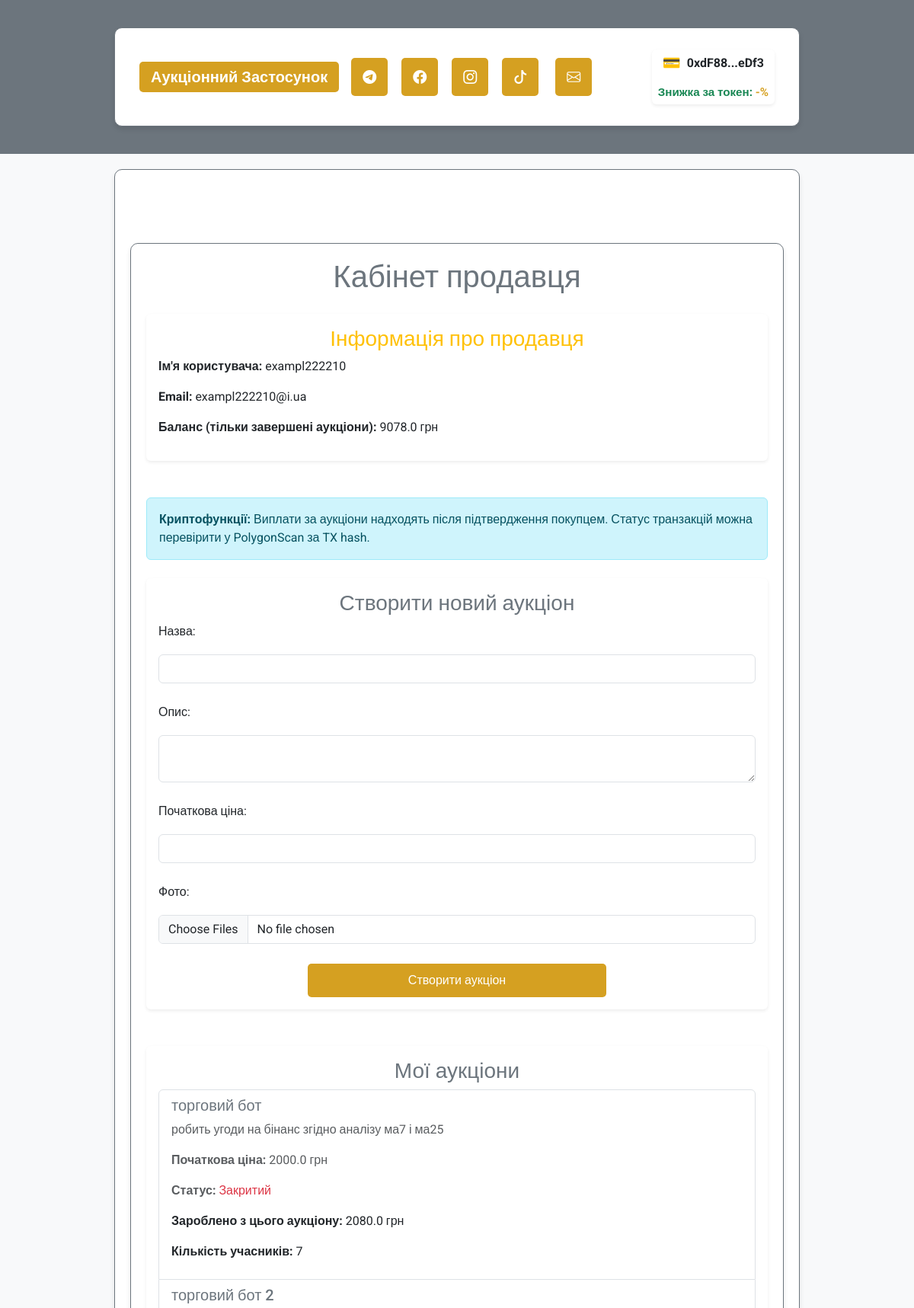
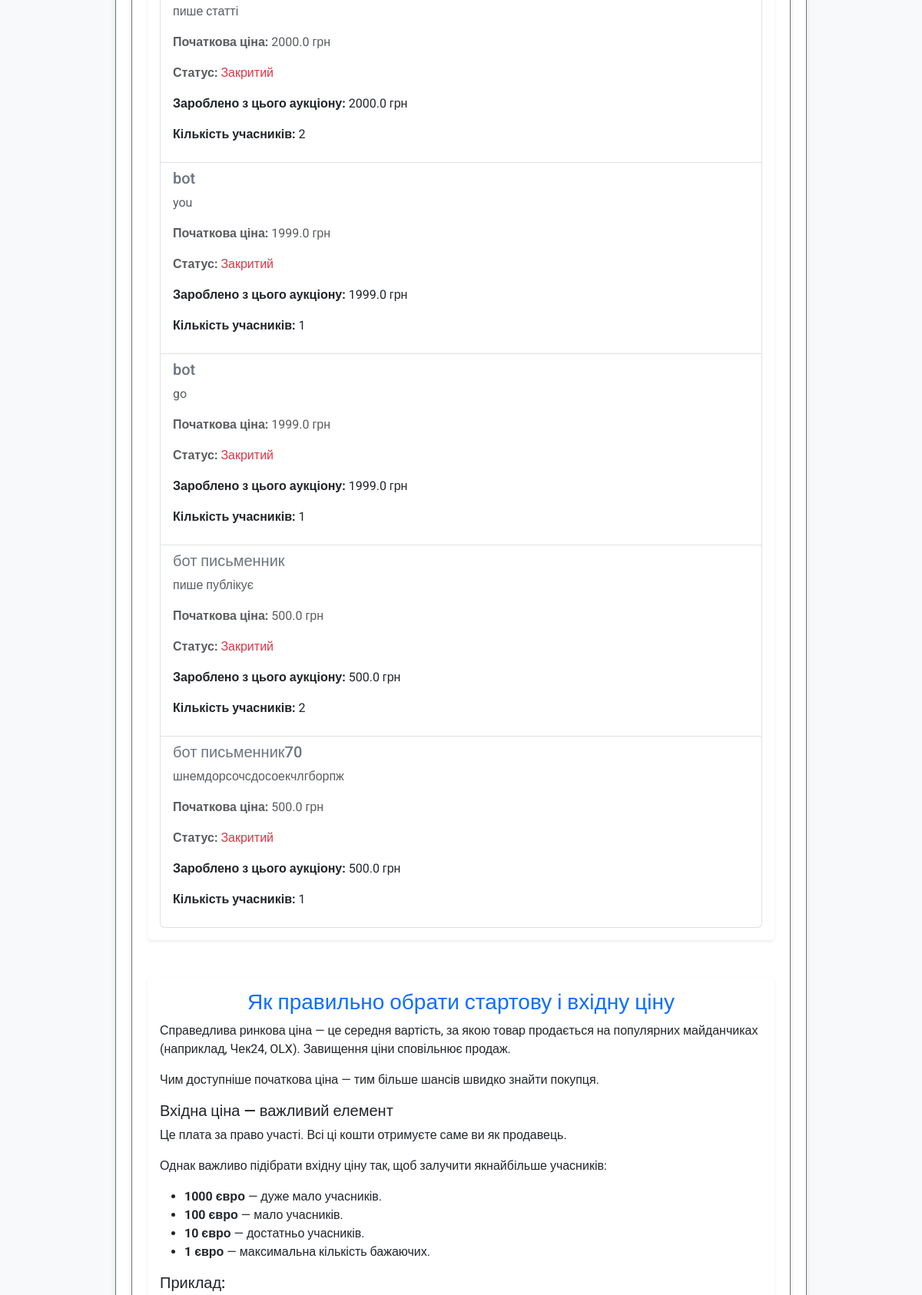
The app's page /user/seller/exampl222210@i.ua (signed in, upper part) with its own data (2 pictures, top to bottom).
### auction7-main/app/models/user.py (models this page shows, shortened)
class User(UserMixin, db.Model):
    __tablename__ = 'users'
    id = db.Column(db.Integer, primary_key=True)
    username = db.Column(db.String(80), nullable=False, unique=True)
    email = db.Column(db.String(120), nullable=False, unique=True)
    password_hash = db.Column(db.String(128), nullable=False)
    balance = db.Column(db.Float, default=0.0)
    platform_balance = db.Column(db.Float, default=0.0)  # Баланс платформи
    user_type = db.Column(db.String(10), nullable=False)  # "buyer", "seller", "admin"
    is_admin = db.Column(db.Boolean, default=False)  # Поле для адміністратора
    wallet_address = db.Column(db.String(42), nullable=True)  # Адреса криптогаманця
    auctions_created = db.relationship('Auction', foreign_keys='Auction.seller_id', backref='seller', lazy=True)
    auctions_won = db.relationship('Auction', foreign_keys='Auction.winner_id', backref='winner', lazy=True)
    auction_participations = db.relationship('AuctionParticipant', back_populates='user', lazy=True)

### auction7-main/app/models/auction.py (models this page shows, shortened)
class Auction(db.Model):
    __tablename__ = 'auctions'
    id = db.Column(db.Integer, primary_key=True)
    title = db.Column(db.String(255), nullable=False)
    description = db.Column(db.Text, nullable=False)
    starting_price = db.Column(db.Float, nullable=False)
    current_price = db.Column(db.Float, nullable=False)
    seller_id = db.Column(db.Integer, db.ForeignKey('users.id'), nullable=False)
    total_participants = db.Column(db.Integer, default=0, nullable=False)
    is_active = db.Column(db.Boolean, default=True, nullable=False)
    winner_id = db.Column(db.Integer, db.ForeignKey('users.id'), nullable=True)
    total_earnings = db.Column(db.Float, default=0.0, nullable=False)
    created_at = db.Column(db.DateTime, default=db.func.now(), nullable=False)
    updated_at = db.Column(db.DateTime, default=db.func.now(), onupdate=db.func.now(), nullable=False)
    photos = db.Column(JSON, default=list)  # Поле для зберігання шляхів до фото у форматі JSON
    is_confirmed = db.Column(db.Boolean, default=False, nullable=False)  # Чи підтверджено отримання товару
    participants = relationship(
        'AuctionParticipant', back_populates='auction', cascade='all, delete-orphan', lazy='dynamic'
    )

### auction7-main/app/routes/user_routes.py (the view)
@user_bp.route('/seller/<string:email>', methods=['GET'])
@login_required
def seller_dashboard(email):
    if current_user.email != email:
        flash("Неавторизований доступ", 'error')
        return redirect(url_for('auth.login'))
    user = User.query.filter_by(email=email).first()
    if not user:
        flash("Користувача не знайдено", 'error')
        return redirect(url_for('auth.login'))
    all_auctions = Auction.query.filter_by(seller_id=user.id).all()
    completed_auctions = [
        {
            'title': auction.title,
            'description': auction.description,
            'starting_price': auction.starting_price,
            'status': 'Закритий' if not auction.is_active else 'Активний',
            'total_earnings': round(auction.total_participants * auction.starting_price * 0.01 + auction.current_price, 2),
            'total_participants': auction.total_participants
        }
        for auction in all_auctions if not auction.is_active
    ]
    balance_from_completed = sum(
        auction['total_earnings'] for auction in completed_auctions
    )
    return render_template(
        'users/seller_dashboard.html',
        user=user,
        auctions=completed_auctions,
        balance_from_completed=balance_from_completed
    )

### auction7-main/app/templates/users/seller_dashboard.html (shortened to what this page needs)
{% extends "base.html" %}
{% block content %}
<div class="container my-5">
    <div class="text-center mb-4">
        <h1 class="text-secondary">Кабінет продавця</h1>
    </div>
    <div class="card shadow-sm border-0 mb-5">
        <div class="card-body">
            <h3 class="card-title text-warning">Інформація про продавця</h3>
            <p><strong>Ім'я користувача:</strong> {{ user.username }}</p>
            <p><strong>Email:</strong> {{ user.email }}</p>
            <p><strong>Баланс (тільки завершені аукціони):</strong> {{ balance_from_completed | round(2) }} грн</p>
        </div>
    </div>
    <div class="alert alert-info mb-4">
        <b>Криптофункції:</b> Виплати за аукціони надходять після підтвердження покупцем. Статус транзакцій можна перевірити у PolygonScan за TX hash.
    </div>
    <div class="card shadow-sm border-0 mb-5">
        <div class="card-body">
            <h3 class="card-title text-secondary">Створити новий аукціон</h3>
            <form action="/auction/create" method="POST" enctype="multipart/form-data" class="row g-3">
                <div class="col-12">
                    <label for="title" class="form-label">Назва:</label>
                    <input type="text" id="title" name="title" class="form-control" required>
                </div>
                <div class="col-12">
                    <label for="description" class="form-label">Опис:</label>
                    <textarea id="description" name="description" class="form-control" required></textarea>
                </div>
                <div class="col-12">
                    <label for="starting_price" class="form-label">Початкова ціна:</label>
                    <input type="number" id="starting_price" name="starting_price" class="form-control" required>
                </div>
                <div class="col-12">
                    <label for="photos" class="form-label">Фото:</label>
                    <input type="file" id="photos" name="photos" class="form-control" multiple accept="image/*">
                </div>
                <div class="col-12 text-center">
                    <button type="submit" class="btn btn-warning w-50">Створити аукціон</button>
                </div>
            </form>
        </div>
    </div>
    <div class="card shadow-sm border-0 mb-5">
        <div class="card-body">
            <h3 class="card-title text-secondary">Мої аукціони</h3>
            {% if auctions %}
            <ul class="list-group">
                {% for auction in auctions %}
                <li class="list-group-item d-flex justify-content-between align-items-start">
                    <div>
                        <h5 class="text-secondary">{{ auction.title }}</h5>
                        <p class="text-muted">{{ auction.description }}</p>
                        <p class="text-muted"><strong>Початкова ціна:</strong> {{ auction.starting_price }} грн</p>
                        <p class="text-muted"><strong>Статус:</strong>
                            <span class="{{ 'text-success' if auction.is_active else 'text-danger' }}">
                                {{ 'Активний' if auction.is_active else 'Закритий' }}
                            </span>
                        </p>
                        {% if not auction.is_active %}
                        <p><strong>Зароблено з цього аукціону:</strong> {{ auction.total_earnings | round(2) }} грн</p>
                        <p><strong>Кількість учасників:</strong> {{ auction.total_participants }}</p>
                        {% endif %}
                    </div>
                </li>
                {% endfor %}
            </ul>
            {% else %}
            <p class="text-muted text-center">У вас ще немає створених аукціонів.</p>
            {% endif %}
        </div>
    </div>
    <div class="card shadow-sm border-0 mt-5">
        <div class="card-body">
            <h3 class="card-title text-primary">Як правильно обрати стартову і вхідну ціну</h3>
            <p>Справедлива ринкова ціна — це середня вартість, за якою товар продається на популярних майданчиках (наприклад, Чек24, OLX). Завищення ціни сповільнює продаж.</p>
            <p>Чим доступніше початкова ціна — тим більше шансів швидко знайти покупця.</p>
            <h5>Вхідна ціна — важливий елемент</h5>
            <p>Це плата за право участі. Всі ці кошти отримуєте саме ви як продавець.</p>
            <p>Однак важливо підібрати вхідну ціну так, щоб залучити якнайбільше учасників:</p>
            <ul>
                <li><b>1000 євро</b> — дуже мало учасників.</li>
                <li><b>100 євро</b> — мало учасників.</li>
                <li><b>10 євро</b> — достатньо учасників.</li>
                <li><b>1 євро</b> — максимальна кількість бажаючих.</li>
            </ul>
            <h5>Приклад:</h5>
        </div>
    </div>
</div>
{% endblock %}

### auction7-main/app/templates/base.html (shortened to what this page needs)
<!DOCTYPE html>
<html lang="uk">
<head>
    <link href="https://cdn.jsdelivr.net/npm/bootstrap@5.3.0/dist/css/bootstrap.min.css" rel="stylesheet">
    <link rel="stylesheet" href="https://cdn.jsdelivr.net/npm/bootstrap-icons@1.11.1/font/bootstrap-icons.css">
    <link rel="stylesheet" href="{{ url_for('static', filename='css/custom.css') }}">
</head>
<body class="bg-light text-dark" style="font-family: 'Roboto', sans-serif;">
    <header class="bg-secondary text-white py-3">
        <div class="container">
            <nav class="navbar navbar-expand-lg navbar-dark">
                <div class="container-fluid">
                    <a class="navbar-brand fw-bold" href="/">Аукціонний Застосунок</a>
                    <div class="d-flex align-items-center w-100 justify-content-between">
                        <div class="d-flex gap-2 align-items-center">
                            <a href="https://t.me/your_channel" class="text-white fs-5" title="Telegram" target="_blank">
                                <i class="bi bi-telegram" style="font-size:18px;"></i>
                            </a>
                            <a href="https://facebook.com/your_page" class="text-white fs-5" title="Facebook" target="_blank">
                                <i class="bi bi-facebook" style="font-size:18px;"></i>
                            </a>
                            <a href="https://instagram.com/your_page" class="text-white fs-5" title="Instagram" target="_blank">
                                <i class="bi bi-instagram" style="font-size:18px;"></i>
                            </a>
                            <a href="https://tiktok.com/@your_page" class="text-white fs-5" title="TikTok" target="_blank">
                                <i class="bi bi-tiktok" style="font-size:18px;"></i>
                            </a>
                            <a href="mailto:info@yourdomain.com" class="text-white fs-5 ms-1" title="Пошта">
                                <i class="bi bi-envelope" style="font-size:18px;"></i>
                            </a>
                        </div>
                        <div class="d-flex align-items-center ms-3">
                            {% if current_user.is_authenticated %}
                                {% if current_user.wallet_address %}
                                    <div class="wallet-widget d-flex align-items-center bg-white px-2 py-1 rounded shadow-sm" style="gap: 8px; flex-direction: column; align-items: flex-start;">
                                        <div class="d-flex align-items-center" style="gap: 8px;">
                                            <span style="font-size: 1.2em; color: #28a745;">&#128179;</span>
                                            <span id="wallet-address-short" class="fw-bold text-dark" style="cursor:pointer;" title="Скопіювати адресу">
                                                {{ current_user.wallet_address[:6] }}...{{ current_user.wallet_address[-4:] }}
                                            </span>
                                        </div>
                                        {% if user_discount is not none %}
                                            <div class="small text-success fw-bold mt-1" style="font-size: 0.95em;">
                                                Знижка за токен: <span style="color:#d5a021;">-{{ user_discount }}%</span>
                                            </div>
                                        {% endif %}
                                    </div>
                                {% else %}
                                    <button onclick="connectWallet()" class="btn btn-outline-warning btn-sm ms-2">Підключити гаманець &#128179;</button>
                                {% endif %}
                            {% endif %}
                        </div>
                    </div>
                </div>
            </nav>
        </div>
    </header>
    <main class="container py-5">
        {% block content %}{% endblock %}
    </main>
</body>
</html>

### auction7-main/app/static/css/custom.css (style rules this page uses)
:root { --main-bg: #fef6e4; --main-color: #d5a021; --secondary-color: #a47449; --neutral-gray: #6c757d; --text-color: #3d3d3d; }
body { font-family: 'Roboto', sans-serif; background-color: var(--main-bg); color: var(--text-color); margin: 0; padding: 0; }
h1, h2, h3 { color: var(--main-color); text-align: center; margin-bottom: 20px; }
.container { max-width: 900px; margin: 20px auto; padding: 20px; background-color: #fff; border: 1px solid var(--neutral-gray); border-radius: 10px; box-shadow: 0 4px 6px rgba(0, 0, 0, 0.1); }
button, .btn { background-color: var(--main-color); border: none; color: #fff; font-size: 16px; padding: 10px 20px; border-radius: 5px; cursor: pointer; transition: background-color 0.3s ease; }
form input, form textarea { width: 100%; padding: 10px; margin: 10px 0; border: 1px solid var(--neutral-gray); border-radius: 5px; transition: border-color 0.3s ease; }
a { color: var(--main-color); text-decoration: none; }
nav a { padding: 10px 15px; display: inline-block; border-radius: 5px; margin-right: 10px; background-color: var(--main-color); color: #fff; }

### records on screen
User: wallet_address "0xdF88", wallet_address "eDf3", username "exampl222210", email "exampl222210@i.ua"
Auction: title "торговий бот", description "робить угоди на бінанс згідно аналізу ма7 і ма25", starting_price "2000.0", is_active "Закритий", total_earnings "2080.0", total_participants "7"
Auction: title "торговий бот 2", description "пише статті", starting_price "2000.0", is_active "Закритий", total_earnings "2000.0", total_participants "2"
Auction: title "bot", description "you", starting_price "1999.0", is_active "Закритий", total_earnings "1999.0", total_participants "1"
Auction: title "bot", description "go", starting_price "1999.0", is_active "Закритий", total_earnings "1999.0", total_participants "1"
Auction: title "бот письменник", description "пише публікує", starting_price "500.0", is_active "Закритий", total_earnings "500.0", total_participants "2"
Auction: title "бот письменник70", description "шнемдорсочсдосоекчлгборпж", starting_price "500.0", is_active "Закритий", total_earnings "500.0", total_participants "1"

### other values on screen
{{ balance_from_completed | round(2) }} "9078.0"
